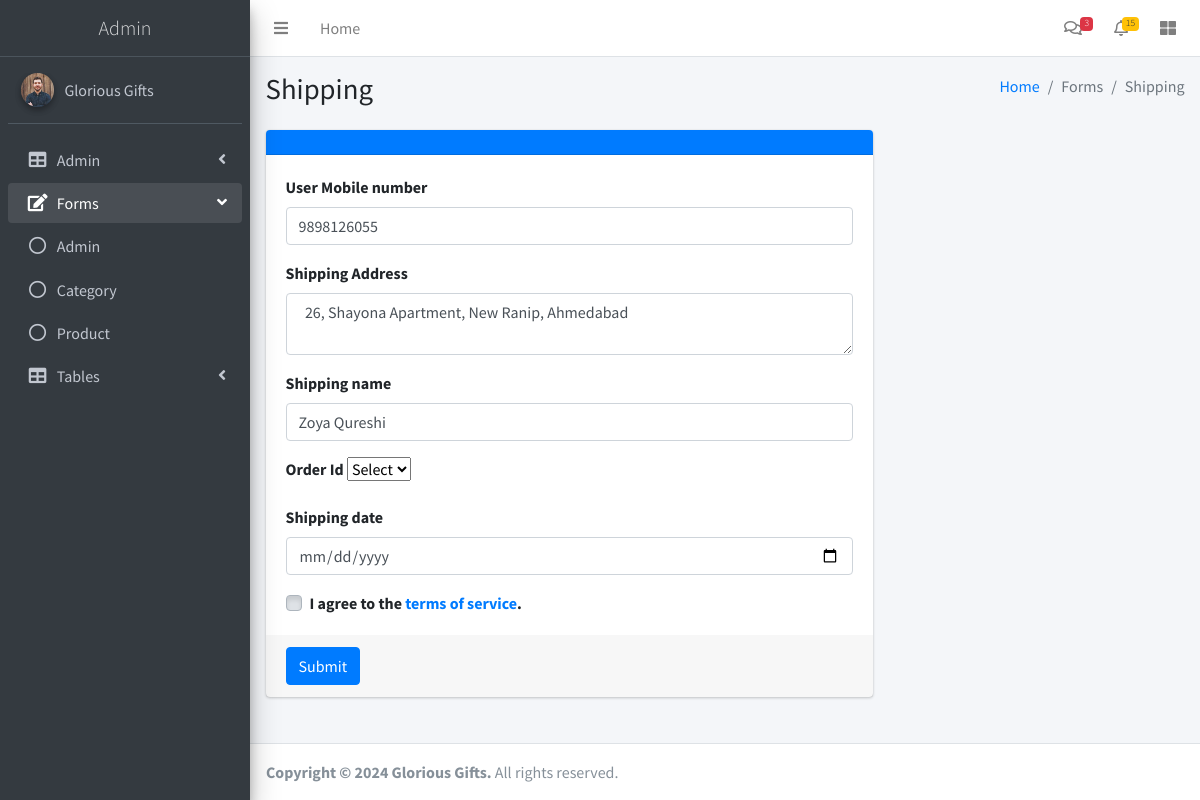
Screenshot of /adminlte/edit-shipping.php?eid=1 with the database file from the repository.
### tables this page shows
CREATE TABLE `tbl_shipping` (
  `shipping_id` int(11) NOT NULL,
  `user_mobile` bigint(50) NOT NULL,
  `shipping_address` text NOT NULL,
  `shipping_name` varchar(50) NOT NULL,
  `order_id` int(20) NOT NULL,
  `shipping_date` varchar(50) NOT NULL
);

### adminlte/edit-shipping.php (the view, shortened to what this page needs)
<?php
  include './connection.php';
    $editid=$_GET['eid'];
    $eq=mysqli_query($connection,"select * from tbl_shipping where shipping_id='{$editid}'");
    $data=mysqli_fetch_array($eq);
?>
 <!DOCTYPE html>
<html>
<head>
  <link rel="stylesheet" href="plugins/fontawesome-free/css/all.min.css">
  <link rel="stylesheet" href="https://code.ionicframework.com/ionicons/2.0.1/css/ionicons.min.css">
  <link rel="stylesheet" href="dist/css/adminlte.min.css">
</head>
<body class="hold-transition sidebar-mini">
<div class="wrapper">
  <?php
  include './themepart/header-menu.php';
  ?>
  <?php
  include './themepart/sidebar.php';
  ?>
  <div class="content-wrapper">
    <section class="content-header">
      <div class="container-fluid">
        <div class="row mb-2">
          <div class="col-sm-6">
            <h1>Shipping</h1>
          </div>
          <div class="col-sm-6">
            <ol class="breadcrumb float-sm-right">
              <li class="breadcrumb-item"><a href="#">Home</a></li>
              <li class="breadcrumb-item active">Forms</li>
              <li class="breadcrumb-item active">Shipping</li>
            </ol>
          </div>
        </div>
      </div>
    </section>
    <section class="content">
      <div class="container-fluid">
        <div class="row">
          <div class="col-md-8">
            <div class="card card-primary">
              <div class="card-header">
              </div>
              <form  method="post" id="myform" >
                <div class="card-body">
                  <div class="form-group">
                    <label for="exampleInputEmail1">User Mobile number</label>
                    <input type="text" name="txt1" value="<?php echo $data['user_mobile']?>" class="form-control" id="exampleInputEmail1" placeholder="Enter user mobile number" required>
                  </div>
                  <div class="form-group">
                    <label for="exampleInputPassword1">Shipping Address</label>
                    <textarea name="txt2" class="form-control" placeholder="Enter Address" required>  <?php echo $data['shipping_address'];?></textarea>
                  </div>
                  <div class="form-group">
                    <label for="exampleInputPassword1">Shipping name</label>
                    <input type="text" name="txt3" value="<?php echo $data['shipping_name']?>" class="form-control" id="exampleInputPassword1" placeholder="Enter shipping name"required>
                  </div>
                  <div class="form-group">
                  <label for="exampleInputPassword1">Order Id</label>
                  <?php
                      $cq=mysqli_query($connection,"select * from tbl_ordermaster");
                      echo "<select name='txt4'>";
                      echo "<option value=''>Select</option>";
                      while($data=mysqli_fetch_array($cq))
                      {
                        echo "<option value='{$data['order_id']}'>{$data['order_id']}</option>";
                      }
                      echo "</select>";
                    ?>
                  </div>
                  <div class="form-group">
                    <label for="exampleInputPassword1">Shipping date</label>
                    <input type="date" name="txt5" value="<?php echo $data['shipping_date']?>" class="form-control" id="exampleInputPassword1" require>
                  </div>
                  <div class="form-group mb-0">
                    <div class="custom-control custom-checkbox">
                      <label class="custom-control-label" for="exampleCheck1">I agree to the <a href="#">terms of service</a>.</label>
                    </div>
                  </div>
                </div>
                <div class="card-footer">
                  <input type="submit" class="btn btn-primary">
                </div>
              </form>
            </div>
            </div>
        </div>
      </div>
    </section>
  </div>
 <?php
 include './themepart/footer.php';
 ?>
</div>
</body>
</html>

### rows the page displays
tbl_shipping: txt1 "9898126055", txt2 "26, Shayona Apartment, New Ranip, Ahmedabad", txt3 "Zoya Qureshi"
